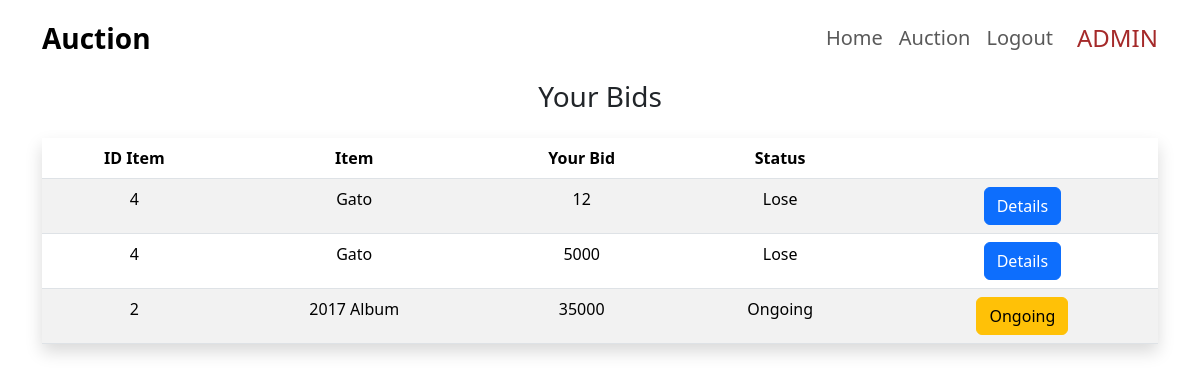
Page /bid_history.php (signed in) on the committed database.
### tables this page shows
CREATE TABLE `bids` (
  `id_user` int(11) NOT NULL,
  `id_item` int(11) NOT NULL,
  `bid` int(255) NOT NULL
);

CREATE TABLE `item` (
  `id` int(10) NOT NULL,
  `id_publisher` int(11) NOT NULL,
  `name` varchar(70) NOT NULL,
  `startprice` int(30) NOT NULL,
  `cover` longblob DEFAULT NULL,
  `covertype` varchar(255) NOT NULL,
  `deskripsi` text DEFAULT NULL,
  `status` enum('Pending','Approved','Cancelled','Auctioned','Sold') NOT NULL
);

### bid_history.php (the view, shortened to what this page needs)
<?php
include "header.php";
include "koneksi.php";
?>
<div class="container" style="padding-top: 4rem;">
    <div class="text-center p-3">
        <h3>Your Bids</h3>
    </div>
    <table class="table table-hover table-striped shadow">
        <thead>
            <tr class="text-center">
                <th>ID Item</th>
                <th>Item</th>
                <th>Your Bid</th>
                <th>Status</th>
                <th></th>
            </tr>
        </thead>
        <tbody>
            <?php
            $qry_bids = mysqli_query($conn, "select * from bids where id_user =" . $_SESSION['id']);
            while ($dt_bid = mysqli_fetch_array($qry_bids)) {
                $qry_itemname = mysqli_query($conn, "select * from item where id =" . $dt_bid['id_item']);
                $itemname = mysqli_fetch_array($qry_itemname);
                $win_check = mysqli_query($conn, "select * from history where id_item =" . $dt_bid['id_item']);
                $winning = mysqli_fetch_array($win_check);
            ?>
                <tr class="text-center">
                    <td>
                        <?= $dt_bid['id_item'] ?>
                    </td>
                    <td>
                        <?= $itemname['name'] ?>
                    </td>
                    <td>
                        <?= $dt_bid['bid'] ?>
                    </td>
                    <td>
                        <?php
                        if (isset($winning['id_winner'])) {
                            if ($winning['id_winner'] == $_SESSION['id']) {
                                echo 'Win';
                            } else {
                                echo 'Lose';
                            }
                        } else {
                            echo 'Ongoing';
                        }
                        ?>
                    </td>
                    <td>
                        <?php
                        if ($itemname['status'] == 'Sold') {
                            echo '<a href="history.php?id_item=' . $dt_bid['id_item'] . '" class="btn btn-primary ms-2">Details</a>';
                        } else {
                            echo '<a href="bidding.php?id=' . $dt_bid['id_item'] . '" class="btn btn-warning ms-2">Ongoing</a>';
                        }
                        ?>
                    </td>
                </tr>
            <?php
            }
            ?>
        </tbody>
    </table>
</div>
</body>
</html>

### header.php (shortened to what this page needs)
<!DOCTYPE html>
<html lang="en">
<head>
  <link href="https://cdn.jsdelivr.net/npm/bootstrap@5.3.1/dist/css/bootstrap.min.css" rel="stylesheet">
</head>
<body>
  <nav class="navbar fixed-top navbar-expand-lg navbar-white bg-white" id="nav">
    <div class="container">
      <a class="navbar-brand fw-bold fs-3" data-bs-toggle="offcanvas" data-bs-target="#offcanvasExample" aria-controls="offcanvasExample">Auction</a>
      <div class="collapse navbar-collapse" id="navbarNav">
        <ul class="navbar-nav ms-auto">
          <li class="nav-item">
            <a class="nav-link fw-medium fs-5" aria-current="page" href="home.php">Home</a>
          </li>
          <li class="nav-item">
            <a class="nav-link fw-medium fs-5" href="auction.php">Auction</a>
          </li>
          <?php
          if (isset($_SESSION['status_login']) && $_SESSION['status_login'] == true) {
            echo '<li class="nav-item">
            <a class="nav-link fw-medium fs-5" href="logout.php">Logout</a>
          </li>';
          } else {
            echo '<li class="nav-item">
            <a class="nav-link fw-medium fs-5" href="login.php">Login</a>
          </li>';
          }
          ?>
        </ul>
        <span class="navbar-text ms-3 mt-2">
          <?php
          if (isset($_SESSION['status_login'])) {
            if ($_SESSION['status_login'] == true) {
              echo '<h4 style="text-transform: uppercase; color: brown">' . $_SESSION['username'] . '</h4>';
            }
          } else if (!isset($_SESSION['status_login'])) {
            echo '<h3 style="color: brown;">Guest</h3>';
          }
          ?>
        </span>
      </div>
    </div>
  </nav>
</body>

### rows in the picture
bids: id_item "4", id_item.name "Gato", bid "12", shows "Lose"
bids: id_item "4", id_item.name "Gato", bid "5000", shows "Lose"
bids: id_item "2", id_item.name "2017 Album", bid "35000", shows "Ongoing"

### other values in the picture
$_SESSION['username'] "ADMIN"
